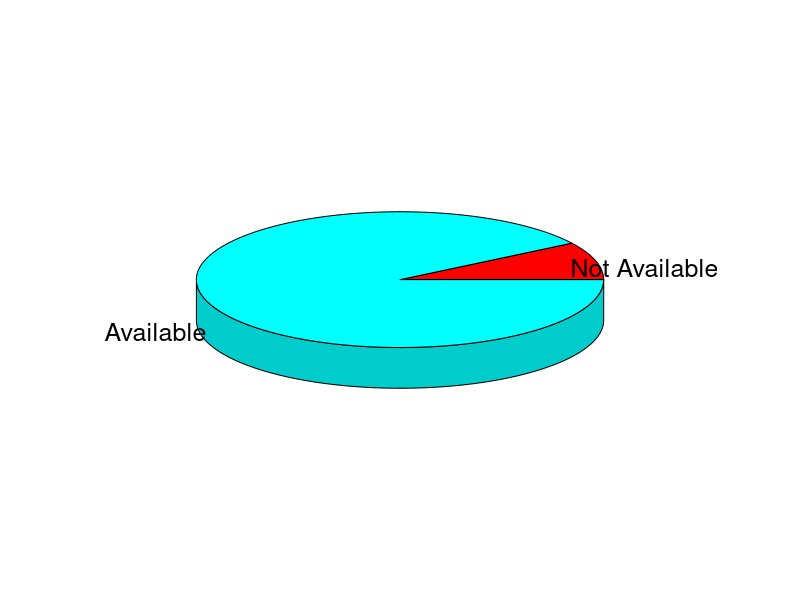
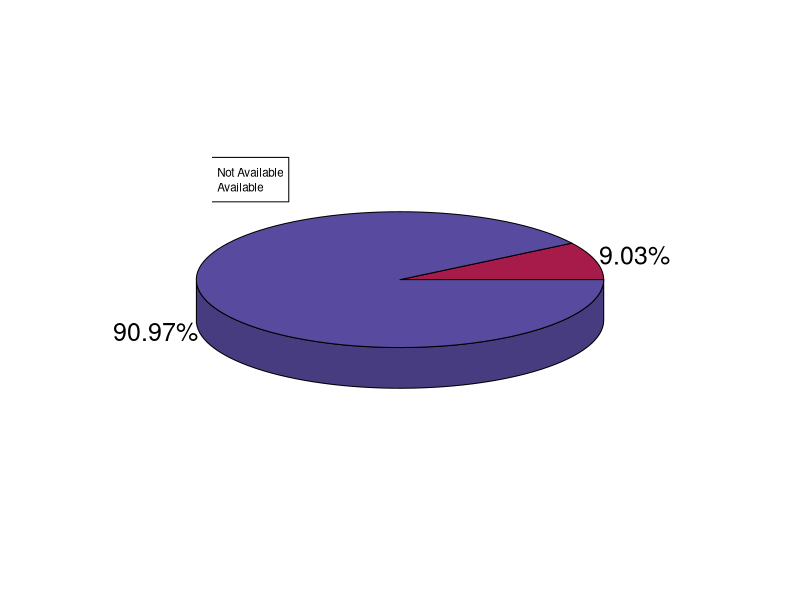
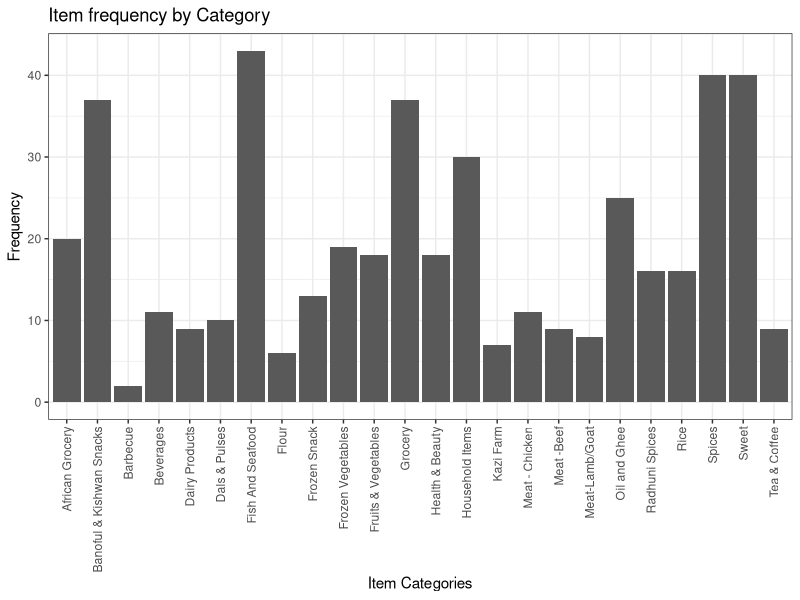
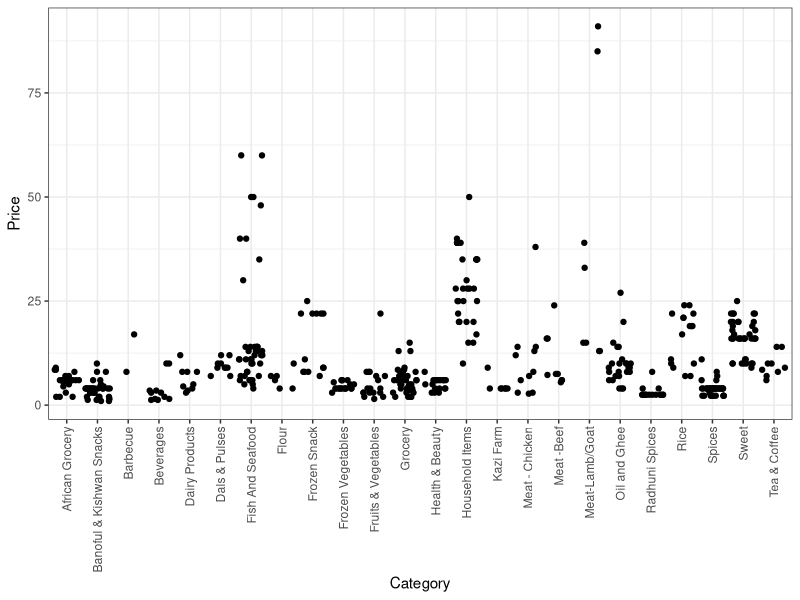
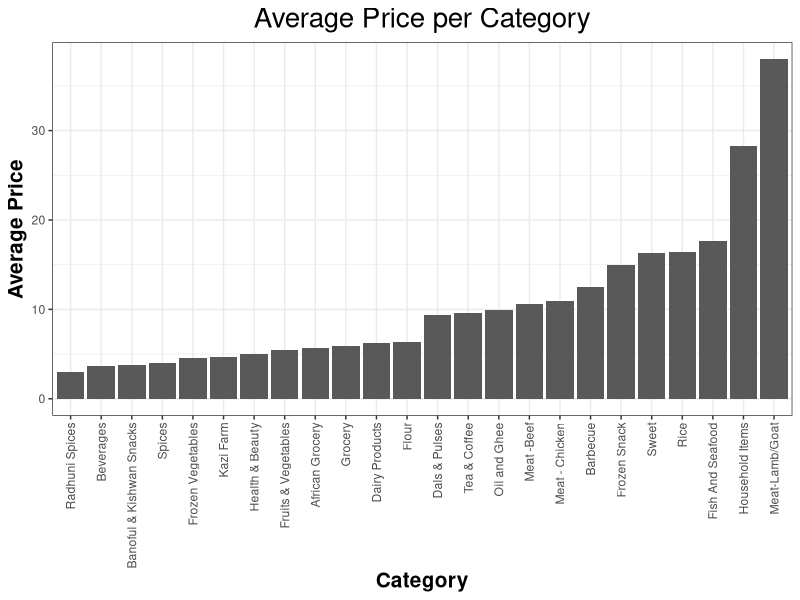
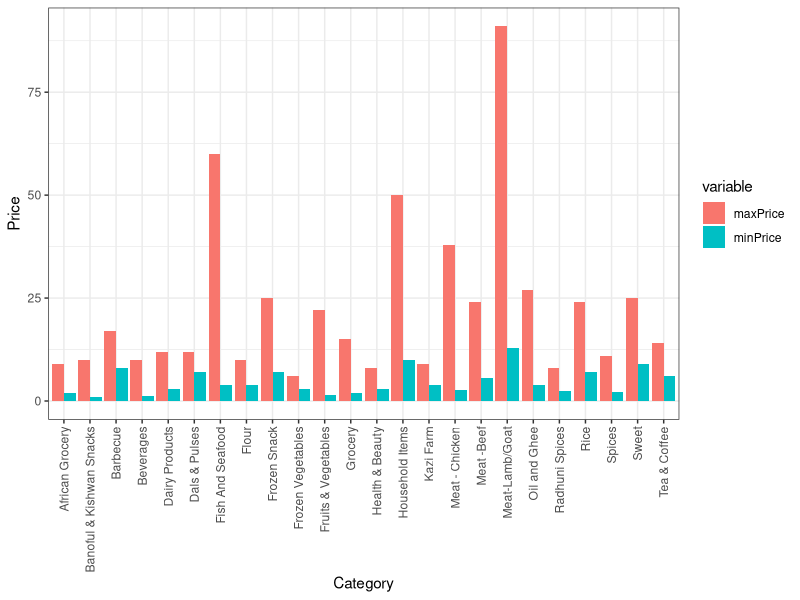
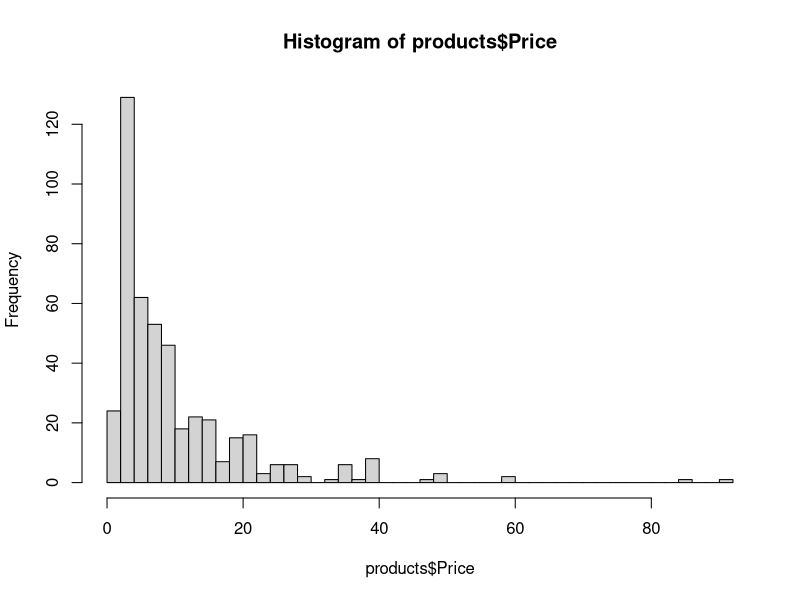

Reproduce these figures in R, in order.
products=read.csv("data/cleaned_dataset.csv")
library(dplyr)

#Bar Chart of Frequency of each Category

library(ggplot2) 
theme_set(theme_bw()) 

freq_of_each_car <- ggplot(products, aes(x=Category)) + geom_bar() + 
  labs(title="Item frequency by Category", 
       x="Item Categories", 
       y="Frequency") +
  theme(axis.text.x = element_text(angle = 90, vjust = 0.5, hjust=1))

ggsave(path = "D:/Classwork/10th Semester/Intro to Data Science/Project", filename = "Item Category vs Frequency.png")

#Jitter Plot of Price vs Category

prc_vs_cat <- ggplot(products, aes(x = Category, y = Price)) + geom_jitter()+
  theme(axis.text.x = element_text(angle = 90, vjust = 0.5, hjust=1))
ggsave(path = "D:/Classwork/10th Semester/Intro to Data Science/Project", filename = "Category vs price.png")

#Average Price by Category

meanByCategory = products %>% group_by(Category)  %>%
  summarise(meanPrice = mean(Price),
            .groups = 'drop')

avg_p_cat <- ggplot(meanByCategory)+
  geom_col(aes(x = reorder(Category, meanPrice), y = meanPrice)) +
  labs(title="Average Price per Category", x = "Category", y = "Average Price")+
  theme(axis.title = element_text(size = 15, face = "bold"),
        axis.text.x = element_text(angle = 90, vjust = 0.5, hjust=1),
        plot.title = element_text(size = 20, hjust = 0.5),
        plot.subtitle = element_text(size = 15, hjust= 0.5))

ggsave(path = "D:/Classwork/10th Semester/Intro to Data Science/Project", filename = "Average Price per Category.png")

# Maximum price and Minimum Price by Category
library(dplyr)

library(tidyr)
maxMinByCategory = products %>% group_by(Category)  %>%
  summarise(maxPrice = max(Price),
            minPrice = min(Price),
            .groups = 'drop')

tidyr_maxMinByCategory <- tidyr::pivot_longer(maxMinByCategory, cols=c('maxPrice', 'minPrice'), names_to='variable', 
                           values_to="Price")

maxpandminp_by_cat <- ggplot(tidyr_maxMinByCategory, aes(x=Category, y=Price, fill=variable)) +
  geom_bar(stat='identity', position='dodge') +
  theme(axis.text.x = element_text(angle = 90, vjust = 0.5, hjust=1))
ggsave(path = "D:/Classwork/10th Semester/Intro to Data Science/Project", filename = "Max and Minimum Price.png")

#Pie Chart of Availability


library(plotrix)

pos <- pie3D(table(products$Available), labels = c("Not Available", "Available"), labelrad=1.25)
pos[1]<- 0.4
dfFreq <-as.data.frame(table(products$Available)) 
pie3D(table(products$Available), labels = c(paste(format(round((dfFreq[1,]["Freq"]/sum(dfFreq$Freq))*100, 2), nsmall = 2),"%",sep = ""),paste(format(round((dfFreq[2,]["Freq"]/sum(dfFreq$Freq))*100, 2), nsmall = 2) ,"%",sep = "")), labelrad = 0.8, labelpos=pos, col = hcl.colors(2, "Spectral"))
legend(x= -1.05,y= 0.7, c("Not Available", "Available"), cex = 0.7, fill = hcl.colors(2, "Spectral"))

png(file = "new.png")
hist(products$Price,breaks=50)
dev.off()


